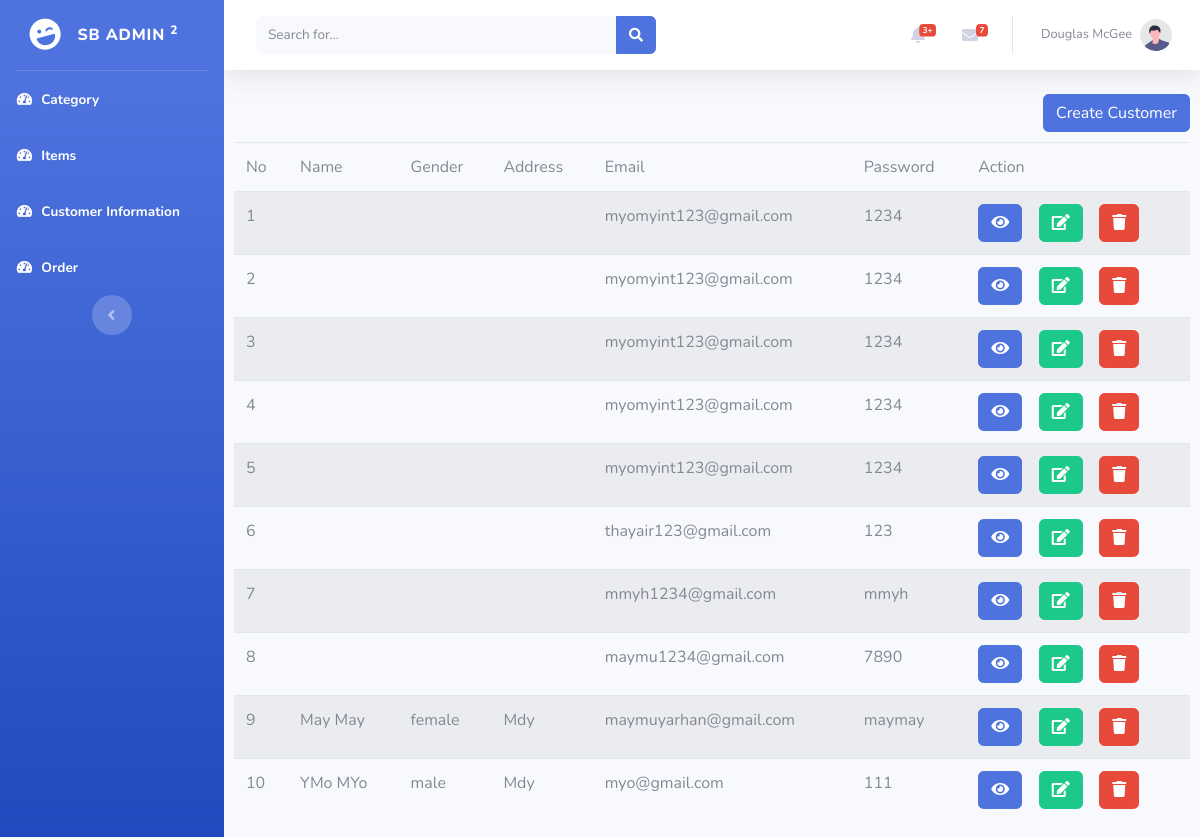
The page /backend/customerindex.php on the database its author committed.
### tables this page shows
CREATE TABLE `register` (
  `id` int(11) NOT NULL,
  `firstname` varchar(255) NOT NULL,
  `lastname` varchar(255) NOT NULL,
  `gender` varchar(255) NOT NULL,
  `address` varchar(255) NOT NULL,
  `email` varchar(255) NOT NULL,
  `password` varchar(255) NOT NULL
);

### backend/include/dbconn.php (called while the page is built, shortened)
<?php
class Database
{
	private static $dbHost='localhost';
	private static $dbName='purchasersystem';
	private static $dbUserName='root';
	private static $dbPassword='';
	private static $cont=null;
	public static function connect(){
	if (null== self::$cont) {
		try{
			self::$cont=new PDO("mysql:host=".self::$dbHost.";"."dbname=".self::$dbName,self::$dbUserName,self::$dbPassword);
		}
		catch (PDOException $e){
			die($e->getMessage());
		}
	}
	return self::$cont;
}
}
?>

### backend/model/register.php (called while the page is built, shortened)
<?php
include_once('include/dbconn.php');
class Register{
    public function show(){
        $this->pdo=Database::connect();
        $this->pdo->setAttribute(PDO::ATTR_ERRMODE,PDO::ERRMODE_EXCEPTION);
        $sql="select * from register";
            $stmt=$this->pdo->prepare($sql);
            $stmt -> execute();
            $results = $stmt -> fetchAll(PDO::FETCH_ASSOC);
            return $results;
    }
}
?>

### backend/controller/registercontroller.php (called while the page is built, shortened)
<?php
include_once('model/register.php');
class RegisterController extends Register
{
	public function showCus()
	{
		return $this->show();
	}
}
?>

### backend/customerindex.php (the view, shortened to what this page needs)
<?php
include_once('controller/registercontroller.php');
$registerController=new RegisterController();
$results=$registerController->showCus();
?>
<!DOCTYPE html>
<html lang="en">
<head>
    <link href="https://cdnjs.cloudflare.com/ajax/libs/font-awesome/5.15.1/css/all.min.css" rel="stylesheet" type="text/css">
    <link href="css/sb-admin-2.min.css" rel="stylesheet">
</head>
<body id="page-top">
    <div id="wrapper">
        <ul class="navbar-nav bg-gradient-primary sidebar sidebar-dark accordion" id="accordionSidebar">
            <a class="sidebar-brand d-flex align-items-center justify-content-center" href="create_cat.php">
                <div class="sidebar-brand-icon rotate-n-15">
                    <i class="fas fa-laugh-wink"></i>
                </div>
                <div class="sidebar-brand-text mx-3">SB Admin <sup>2</sup></div>
            </a>
            <hr class="sidebar-divider my-0">
             <li class="nav-item active">
                <a class="nav-link" href="catindex.php">
                    <i class="fas fa-fw fa-tachometer-alt"></i>
                    <span>Category</span></a>
            </li>
            <li class="nav-item active">
                <a class="nav-link" href="itemindex.php">
                    <i class="fas fa-fw fa-tachometer-alt"></i>
                    <span>Items</span></a>
            </li>
            <li class="nav-item active">
                <a class="nav-link" href="customerindex.php">
                    <i class="fas fa-fw fa-tachometer-alt"></i>
                    <span>Customer Information</span></a>
            </li>
            <li class="nav-item active">
                <a class="nav-link" href="orderindex.php">
                    <i class="fas fa-fw fa-tachometer-alt"></i>
                    <span>Order</span></a>
            </li>
            <div class="text-center d-none d-md-inline">
                <button class="rounded-circle border-0" id="sidebarToggle"></button>
            </div>
        </ul>
        <div id="content-wrapper" class="d-flex flex-column">
            <div id="content">
                <nav class="navbar navbar-expand navbar-light bg-white topbar mb-4 static-top shadow">
                    <form
                        class="d-none d-sm-inline-block form-inline mr-auto ml-md-3 my-2 my-md-0 mw-100 navbar-search">
                        <div class="input-group">
                            <input type="text" class="form-control bg-light border-0 small" placeholder="Search for..."
                                aria-label="Search" aria-describedby="basic-addon2">
                            <div class="input-group-append">
                                <button class="btn btn-primary" type="button">
                                    <i class="fas fa-search fa-sm"></i>
                                </button>
                            </div>
                        </div>
                    </form>
                    <ul class="navbar-nav ml-auto">
                        <li class="nav-item dropdown no-arrow mx-1">
                            <a class="nav-link dropdown-toggle" href="#" id="alertsDropdown" role="button"
                                data-toggle="dropdown" aria-haspopup="true" aria-expanded="false">
                                <i class="fas fa-bell fa-fw"></i>
                                <span class="badge badge-danger badge-counter">3+</span>
                            </a>
                        </li>
                        <li class="nav-item dropdown no-arrow mx-1">
                            <a class="nav-link dropdown-toggle" href="#" id="messagesDropdown" role="button"
                                data-toggle="dropdown" aria-haspopup="true" aria-expanded="false">
                                <i class="fas fa-envelope fa-fw"></i>
                                <span class="badge badge-danger badge-counter">7</span>
                            </a>
                        </li>
                        <li class="nav-item dropdown no-arrow">
                            <a class="nav-link dropdown-toggle" href="#" id="userDropdown" role="button"
                                data-toggle="dropdown" aria-haspopup="true" aria-expanded="false">
                                <span class="mr-2 d-none d-lg-inline text-gray-600 small">Douglas McGee</span>
                                <img class="img-profile rounded-circle"
                                    src="img/undraw_profile.svg">
                            </a>
                        </li>
                    </ul>
                </nav>
<div class="container-fluide" style="margin:10px 10px 0 10px">
<div class='float-right' style="border-radius:20px; margin:0 0 10px 0">
    <a href='createcustomer.php' class='btn btn-primary pull-right'>Create Customer</a>
</div>
 <table class="table table-striped" >
<thead>
<tr >
<td >No</td>
<td>Name</td>
<td>Gender</td>
<td>Address</td>
<td>Email</td>
<td>Password</td>
<td>Action</td>
</tr>
</thead>
<tbody>
<?php
$i=1;
foreach($results as $result)
{
 ?>
<tr>
<td><?php echo $i++?> </td>
<td><?php echo $result['firstname'];?>&nbsp;<?php echo $result['lastname'];?> </td>
<td><?php echo $result['gender'];?> </td>
<td><?php echo $result['address'];?> </td>
<td><?php echo $result['email'];?> </td>
<td><?php echo $result['password'];?> </td>
<td><a class="btn btn-primary" href="customerview.php?id=<?php echo $result['id'];?>" ><i class="fa fa-eye"></i></a>&nbsp; &nbsp; <a class="btn btn-success" href="customeredit.php?id=<?php echo $result['id'];?>"><i class="fa fa-edit"></i></a>&nbsp; &nbsp; <a class="btn btn-danger" onclick="return deleteuser(<?php echo $result['id'];?>);"><i class="fa fa-trash"></i></a></td>
</tr>
<?php
}
?>
</tbody>
</table>
</div>
</div>
    </div>
</body>
</html>

### rows shown on the page
register: email "myomyint123@gmail.com", password "1234"
register: email "myomyint123@gmail.com", password "1234"
register: email "myomyint123@gmail.com", password "1234"
register: email "myomyint123@gmail.com", password "1234"
register: email "myomyint123@gmail.com", password "1234"
register: email "thayair123@gmail.com", password "123"
register: email "mmyh1234@gmail.com", password "mmyh"
register: email "maymu1234@gmail.com", password "7890"
register: firstname "May", lastname "May", gender "female", address "Mdy", email "maymuyarhan@gmail.com", password "maymay"
register: firstname "YMo", lastname "MYo", gender "male", address "Mdy", email "myo@gmail.com", password "111"
